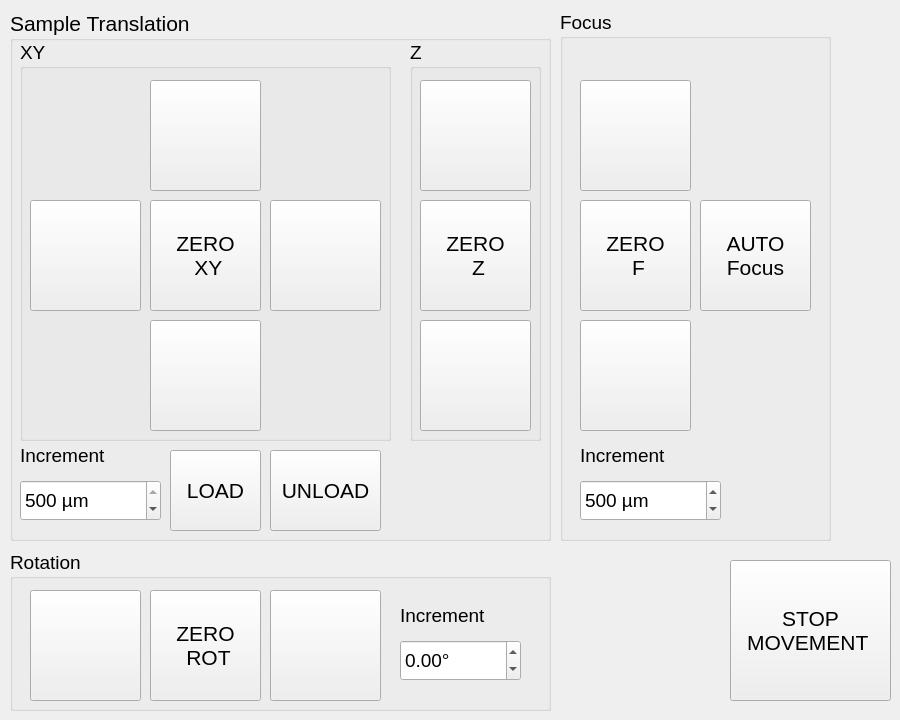
          <widget class="QWidget" name="MovementTabWidget">
           <attribute name="title">
            <string>Movement</string>
           </attribute>
           <widget class="QGroupBox" name="xyzGroupbox">
            <property name="enabled">
             <bool>true</bool>
            </property>
            <property name="geometry">
             <rect>
              <x>10</x>
              <y>10</y>
              <width>541</width>
              <height>531</height>
             </rect>
            </property>
            <property name="font">
             <font>
              <pointsize>16</pointsize>
             </font>
            </property>
            <property name="title">
             <string>Sample Translation</string>
            </property>
            <property name="flat">
             <bool>false</bool>
            </property>
            <widget class="QGroupBox" name="groupBox_4">
             <property name="enabled">
              <bool>true</bool>
             </property>
             <property name="geometry">
              <rect>
               <x>10</x>
               <y>30</y>
               <width>371</width>
               <height>401</height>
              </rect>
             </property>
             <property name="font">
              <font>
               <pointsize>14</pointsize>
              </font>
             </property>
             <property name="title">
              <string>XY</string>
             </property>
             <widget class="QPushButton" name="yPlusButton">
              <property name="enabled">
               <bool>true</bool>
              </property>
              <property name="geometry">
               <rect>
                <x>130</x>
                <y>40</y>
                <width>111</width>
                <height>111</height>
               </rect>
              </property>
              <property name="font">
               <font>
                <weight>50</weight>
                <italic>false</italic>
                <bold>false</bold>
               </font>
              </property>
              <property name="text">
               <string/>
              </property>
              <property name="icon">
               <iconset>
                <normaloff>up-blue.png</normaloff>up-blue.png</iconset>
              </property>
              <property name="iconSize">
               <size>
                <width>80</width>
                <height>80</height>
               </size>
              </property>
              <property name="checkable">
               <bool>false</bool>
              </property>
              <property name="autoRepeat">
               <bool>true</bool>
              </property>
             </widget>
             <widget class="QPushButton" name="xPlusButton">
              <property name="enabled">
               <bool>true</bool>
              </property>
              <property name="geometry">
               <rect>
                <x>250</x>
                <y>160</y>
                <width>111</width>
                <height>111</height>
               </rect>
              </property>
              <property name="font">
               <font>
                <weight>50</weight>
                <bold>false</bold>
               </font>
              </property>
              <property name="text">
               <string/>
              </property>
              <property name="icon">
               <iconset>
                <normaloff>right-blue.png</normaloff>right-blue.png</iconset>
              </property>
              <property name="iconSize">
               <size>
                <width>80</width>
                <height>80</height>
               </size>
              </property>
              <property name="autoRepeat">
               <bool>true</bool>
              </property>
             </widget>
             <widget class="QPushButton" name="xMinusButton">
              <property name="enabled">
               <bool>true</bool>
              </property>
              <property name="geometry">
               <rect>
                <x>10</x>
                <y>160</y>
                <width>111</width>
                <height>111</height>
               </rect>
              </property>
              <property name="font">
               <font>
                <weight>50</weight>
                <bold>false</bold>
               </font>
              </property>
              <property name="text">
               <string/>
              </property>
              <property name="icon">
               <iconset>
                <normaloff>left-blue.png</normaloff>left-blue.png</iconset>
              </property>
              <property name="iconSize">
               <size>
                <width>80</width>
                <height>80</height>
               </size>
              </property>
              <property name="autoRepeat">
               <bool>true</bool>
              </property>
             </widget>
             <widget class="QPushButton" name="yMinusButton">
              <property name="enabled">
               <bool>true</bool>
              </property>
              <property name="geometry">
               <rect>
                <x>130</x>
                <y>280</y>
                <width>111</width>
                <height>111</height>
               </rect>
              </property>
              <property name="font">
               <font>
                <weight>50</weight>
                <bold>false</bold>
               </font>
              </property>
              <property name="text">
               <string/>
              </property>
              <property name="icon">
               <iconset>
                <normaloff>down-blue.png</normaloff>down-blue.png</iconset>
              </property>
              <property name="iconSize">
               <size>
                <width>80</width>
                <height>80</height>
               </size>
              </property>
              <property name="autoRepeat">
               <bool>true</bool>
              </property>
             </widget>
             <widget class="QPushButton" name="xyZeroButton">
              <property name="enabled">
               <bool>true</bool>
              </property>
              <property name="geometry">
               <rect>
                <x>130</x>
                <y>160</y>
                <width>111</width>
                <height>111</height>
               </rect>
              </property>
              <property name="font">
               <font>
                <pointsize>16</pointsize>
                <weight>50</weight>
                <italic>false</italic>
                <bold>false</bold>
               </font>
              </property>
              <property name="text">
               <string>ZERO
 XY</string>
              </property>
              <property name="checkable">
               <bool>true</bool>
              </property>
             </widget>
            </widget>
            <widget class="QGroupBox" name="groupBox_6">
             <property name="enabled">
              <bool>true</bool>
             </property>
             <property name="geometry">
              <rect>
               <x>400</x>
               <y>30</y>
               <width>131</width>
               <height>401</height>
              </rect>
             </property>
             <property name="font">
              <font>
               <pointsize>14</pointsize>
              </font>
             </property>
             <property name="title">
              <string>Z</string>
             </property>
             <widget class="QPushButton" name="zPlusButton">
              <property name="enabled">
               <bool>true</bool>
              </property>
              <property name="geometry">
               <rect>
                <x>10</x>
                <y>40</y>
                <width>111</width>
                <height>111</height>
               </rect>
              </property>
              <property name="font">
               <font>
                <weight>50</weight>
                <italic>false</italic>
                <bold>false</bold>
               </font>
              </property>
              <property name="text">
               <string/>
              </property>
              <property name="icon">
               <iconset>
                <normaloff>up-blue.png</normaloff>up-blue.png</iconset>
              </property>
              <property name="iconSize">
               <size>
                <width>80</width>
                <height>80</height>
               </size>
              </property>
              <property name="autoRepeat">
               <bool>true</bool>
              </property>
             </widget>
             <widget class="QPushButton" name="zMinusButton">
              <property name="enabled">
               <bool>true</bool>
              </property>
              <property name="geometry">
               <rect>
                <x>10</x>
                <y>280</y>
                <width>111</width>
                <height>111</height>
               </rect>
              </property>
              <property name="font">
               <font>
                <weight>50</weight>
                <italic>false</italic>
                <bold>false</bold>
               </font>
              </property>
              <property name="text">
               <string/>
              </property>
              <property name="icon">
               <iconset>
                <normaloff>down-blue.png</normaloff>down-blue.png</iconset>
              </property>
              <property name="iconSize">
               <size>
                <width>80</width>
                <height>80</height>
               </size>
              </property>
              <property name="autoRepeat">
               <bool>true</bool>
              </property>
             </widget>
             <widget class="QPushButton" name="zZeroButton">
              <property name="enabled">
               <bool>true</bool>
              </property>
              <property name="geometry">
               <rect>
                <x>10</x>
                <y>160</y>
                <width>111</width>
                <height>111</height>
               </rect>
              </property>
              <property name="font">
               <font>
                <pointsize>16</pointsize>
                <weight>50</weight>
                <italic>false</italic>
                <bold>false</bold>
               </font>
              </property>
              <property name="text">
               <string>ZERO
 Z</string>
              </property>
              <property name="checkable">
               <bool>true</bool>
              </property>
             </widget>
            </widget>
            <widget class="QPushButton" name="xyzLoadButton">
             <property name="enabled">
              <bool>true</bool>
             </property>
             <property name="geometry">
              <rect>
               <x>160</x>
               <y>440</y>
               <width>91</width>
               <height>81</height>
              </rect>
             </property>
             <property name="font">
              <font>
               <pointsize>16</pointsize>
               <weight>50</weight>
               <bold>false</bold>
              </font>
             </property>
             <property name="text">
              <string>LOAD</string>
             </property>
            </widget>
            <widget class="QLabel" name="label_13">
             <property name="enabled">
              <bool>true</bool>
             </property>
             <property name="geometry">
              <rect>
               <x>10</x>
               <y>430</y>
               <width>141</width>
               <height>31</height>
              </rect>
             </property>
             <property name="font">
              <font>
               <pointsize>14</pointsize>
              </font>
             </property>
             <property name="text">
              <string>Increment</string>
             </property>
            </widget>
            <widget class="QSpinBox" name="xyzIncrementSpinbox">
             <property name="enabled">
              <bool>true</bool>
             </property>
             <property name="geometry">
              <rect>
               <x>10</x>
               <y>470</y>
               <width>141</width>
               <height>41</height>
              </rect>
             </property>
             <property name="font">
              <font>
               <pointsize>14</pointsize>
              </font>
             </property>
             <property name="suffix">
              <string> µm </string>
             </property>
             <property name="maximum">
              <number>500</number>
             </property>
             <property name="value">
              <number>500</number>
             </property>
            </widget>
            <widget class="QPushButton" name="xyzUnloadButton">
             <property name="enabled">
              <bool>true</bool>
             </property>
             <property name="geometry">
              <rect>
               <x>260</x>
               <y>440</y>
               <width>111</width>
               <height>81</height>
              </rect>
             </property>
             <property name="font">
              <font>
               <pointsize>16</pointsize>
               <weight>50</weight>
               <bold>false</bold>
              </font>
             </property>
             <property name="text">
              <string>UNLOAD</string>
             </property>
            </widget>
           </widget>
           <widget class="QGroupBox" name="focusGroupbox">
            <property name="enabled">
             <bool>true</bool>
            </property>
            <property name="geometry">
             <rect>
              <x>560</x>
              <y>10</y>
              <width>271</width>
              <height>531</height>
             </rect>
            </property>
            <property name="font">
             <font>
              <pointsize>14</pointsize>
             </font>
            </property>
            <property name="title">
             <string>Focus</string>
            </property>
            <widget class="QPushButton" name="focusPlusButton">
             <property name="enabled">
              <bool>true</bool>
             </property>
             <property name="geometry">
              <rect>
               <x>20</x>
               <y>70</y>
               <width>111</width>
               <height>111</height>
              </rect>
             </property>
             <property name="font">
              <font>
               <weight>50</weight>
               <italic>false</italic>
               <bold>false</bold>
              </font>
             </property>
             <property name="text">
              <string/>
             </property>
             <property name="icon">
              <iconset>
               <normaloff>up-green.png</normaloff>up-green.png</iconset>
             </property>
             <property name="iconSize">
              <size>
               <width>80</width>
               <height>80</height>
              </size>
             </property>
             <property name="autoRepeat">
              <bool>true</bool>
             </property>
            </widget>
            <widget class="QPushButton" name="focusZeroButton">
             <property name="enabled">
              <bool>true</bool>
             </property>
             <property name="geometry">
              <rect>
               <x>20</x>
               <y>190</y>
               <width>111</width>
               <height>111</height>
              </rect>
             </property>
             <property name="font">
              <font>
               <pointsize>16</pointsize>
               <weight>50</weight>
               <italic>false</italic>
               <bold>false</bold>
              </font>
             </property>
             <property name="text">
              <string>ZERO
 F</string>
             </property>
             <property name="checkable">
              <bool>true</bool>
             </property>
            </widget>
            <widget class="QPushButton" name="focusMinusButton">
             <property name="enabled">
              <bool>true</bool>
             </property>
             <property name="geometry">
              <rect>
               <x>20</x>
               <y>310</y>
               <width>111</width>
               <height>111</height>
              </rect>
             </property>
             <property name="font">
              <font>
               <weight>50</weight>
               <italic>false</italic>
               <bold>false</bold>
              </font>
             </property>
             <property name="text">
              <string/>
             </property>
             <property name="icon">
              <iconset>
               <normaloff>down-green.png</normaloff>down-green.png</iconset>
             </property>
             <property name="iconSize">
              <size>
               <width>80</width>
               <height>80</height>
              </size>
             </property>
             <property name="autoRepeat">
              <bool>true</bool>
             </property>
            </widget>
            <widget class="QSpinBox" name="focusIncrementSpinbox">
             <property name="enabled">
              <bool>true</bool>
             </property>
             <property name="geometry">
              <rect>
               <x>20</x>
               <y>470</y>
               <width>141</width>
               <height>41</height>
              </rect>
             </property>
             <property name="font">
              <font>
               <pointsize>14</pointsize>
              </font>
             </property>
             <property name="suffix">
              <string> µm</string>
             </property>
             <property name="maximum">
              <number>1000</number>
             </property>
             <property name="value">
              <number>500</number>
             </property>
            </widget>
            <widget class="QLabel" name="label_14">
             <property name="enabled">
              <bool>true</bool>
             </property>
             <property name="geometry">
              <rect>
               <x>20</x>
               <y>430</y>
               <width>141</width>
               <height>31</height>
              </rect>
             </property>
             <property name="font">
              <font>
               <pointsize>14</pointsize>
              </font>
             </property>
             <property name="text">
              <string>Increment</string>
             </property>
            </widget>
            <widget class="QPushButton" name="focusAutoButton">
             <property name="enabled">
              <bool>true</bool>
             </property>
             <property name="geometry">
              <rect>
               <x>140</x>
               <y>190</y>
               <width>111</width>
               <height>111</height>
              </rect>
             </property>
             <property name="font">
              <font>
               <pointsize>16</pointsize>
               <weight>50</weight>
               <italic>false</italic>
               <bold>false</bold>
              </font>
             </property>
             <property name="toolTip">
              <string>Autofocus Menu</string>
             </property>
             <property name="text">
              <string>AUTO
Focus</string>
             </property>
             <property name="checkable">
              <bool>false</bool>
             </property>
            </widget>
           </widget>
           <widget class="QGroupBox" name="rotGroupbox">
            <property name="enabled">
             <bool>true</bool>
            </property>
            <property name="geometry">
             <rect>
              <x>10</x>
              <y>550</y>
              <width>541</width>
              <height>161</height>
             </rect>
            </property>
            <property name="font">
             <font>
              <pointsize>14</pointsize>
             </font>
            </property>
            <property name="title">
             <string>Rotation</string>
            </property>
            <widget class="QPushButton" name="rotMinusButton">
             <property name="enabled">
              <bool>true</bool>
             </property>
             <property name="geometry">
              <rect>
               <x>20</x>
               <y>40</y>
               <width>111</width>
               <height>111</height>
              </rect>
             </property>
             <property name="font">
              <font>
               <weight>50</weight>
               <italic>false</italic>
               <bold>false</bold>
              </font>
             </property>
             <property name="text">
              <string/>
             </property>
             <property name="icon">
              <iconset>
               <normaloff>left-red.png</normaloff>left-red.png</iconset>
             </property>
             <property name="iconSize">
              <size>
               <width>80</width>
               <height>80</height>
              </size>
             </property>
             <property name="autoRepeat">
              <bool>true</bool>
             </property>
            </widget>
            <widget class="QPushButton" name="rotPlusButton">
             <property name="enabled">
              <bool>true</bool>
             </property>
             <property name="geometry">
              <rect>
               <x>260</x>
               <y>40</y>
               <width>111</width>
               <height>111</height>
              </rect>
             </property>
             <property name="font">
              <font>
               <weight>50</weight>
               <italic>false</italic>
               <bold>false</bold>
              </font>
             </property>
             <property name="text">
              <string/>
             </property>
             <property name="icon">
              <iconset>
               <normaloff>right-red.png</normaloff>right-red.png</iconset>
             </property>
             <property name="iconSize">
              <size>
               <width>80</width>
               <height>80</height>
              </size>
             </property>
             <property name="autoRepeat">
              <bool>true</bool>
             </property>
            </widget>
            <widget class="QLabel" name="label_18">
             <property name="enabled">
              <bool>true</bool>
             </property>
             <property name="geometry">
              <rect>
               <x>390</x>
               <y>50</y>
               <width>141</width>
               <height>31</height>
              </rect>
             </property>
             <property name="font">
              <font>
               <pointsize>14</pointsize>
              </font>
             </property>
             <property name="text">
              <string>Increment</string>
             </property>
            </widget>
            <widget class="QDoubleSpinBox" name="rotIncrementSpinbox">
             <property name="enabled">
              <bool>true</bool>
             </property>
             <property name="geometry">
              <rect>
               <x>390</x>
               <y>90</y>
               <width>121</width>
               <height>41</height>
              </rect>
             </property>
             <property name="font">
              <font>
               <pointsize>14</pointsize>
              </font>
             </property>
             <property name="suffix">
              <string>°</string>
             </property>
             <property name="minimum">
              <double>-181.000000000000000</double>
             </property>
             <property name="maximum">
              <double>181.000000000000000</double>
             </property>
             <property name="singleStep">
              <double>0.010000000000000</double>
             </property>
            </widget>
            <widget class="QPushButton" name="rotZeroButton">
             <property name="enabled">
              <bool>true</bool>
             </property>
             <property name="geometry">
              <rect>
               <x>140</x>
               <y>40</y>
               <width>111</width>
               <height>111</height>
              </rect>
             </property>
             <property name="font">
              <font>
               <pointsize>16</pointsize>
               <weight>50</weight>
               <italic>false</italic>
               <bold>false</bold>
              </font>
             </property>
             <property name="text">
              <string>ZERO 
 ROT</string>
             </property>
             <property name="checkable">
              <bool>true</bool>
             </property>
            </widget>
           </widget>
           <widget class="QPushButton" name="xyzrotStopButton">
            <property name="enabled">
             <bool>true</bool>
            </property>
            <property name="geometry">
             <rect>
              <x>730</x>
              <y>560</y>
              <width>161</width>
              <height>141</height>
             </rect>
            </property>
            <property name="font">
             <font>
              <pointsize>16</pointsize>
              <weight>50</weight>
              <bold>false</bold>
             </font>
            </property>
            <property name="text">
             <string>STOP
MOVEMENT </string>
            </property>
           </widget>
          </widget>
